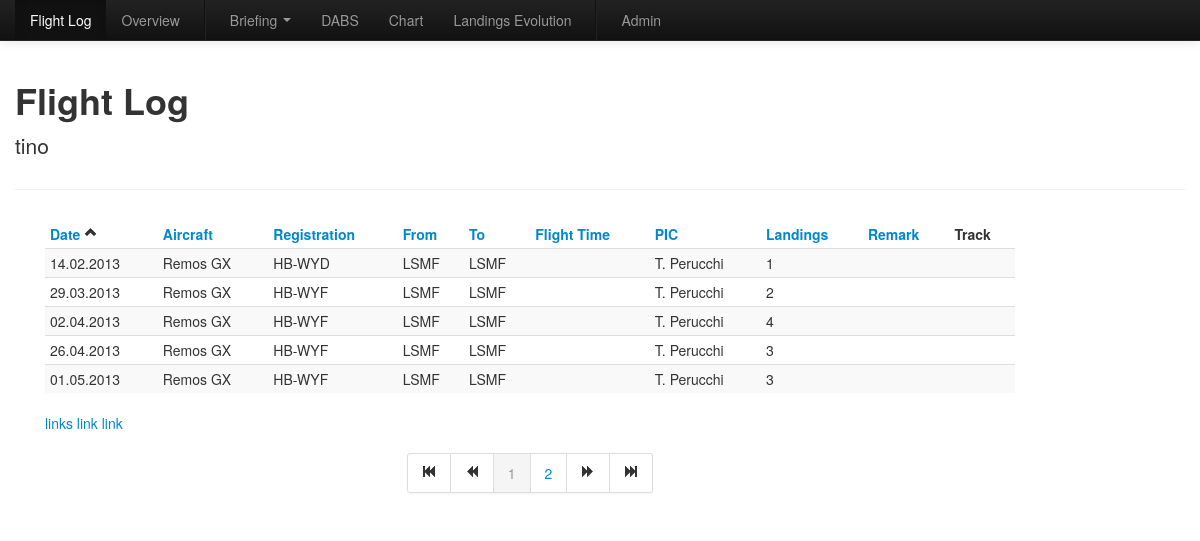
The page /flightlog.html (signed in) on the database its author committed.
### flightlog/models.py (models this page shows, shortened)
class Flight(models.Model):
    OPERATION = (('se','Single Engine'),
                 ('me','Multiple Engine'))
    FUNCTION = (('pic','PIC'),
                ('copi','Copi'),
                ('dual','Dual'),
                ('instructor','Instructor'))
    owner = models.ForeignKey(User,related_name='flights')
    aircraft = models.ForeignKey(Aircraft, related_name='flights')
    date = models.DateField(default=datetime.now)
    fromAirport = models.CharField(max_length=4, verbose_name='from', default='LSMF')
    toAirport = models.CharField(max_length=4, verbose_name='to', default='LSMF')
    departure_time = models.TimeField()
    arrival_time = models.TimeField()
    operation = models.CharField(max_length=20, choices=OPERATION, default='se')
    pic = models.ForeignKey(Pilot, related_name='flights')
    landings = models.PositiveIntegerField(default=1)
    night = models.BooleanField(default=False)
    ifr = models.BooleanField(default=False)
    function = models.CharField(max_length=20, choices=FUNCTION, default='pic')
    remark = models.TextField(blank=True)
    gpsdata = models.FileField(upload_to='documents/%Y/%m/%d/%H/%M/%S/', blank=True)
    def flightTime(self):
        start = self.departure_time
        end = self.arrival_time
        startdelta=timedelta(hours=start.hour,minutes=start.minute,seconds=start.second)
        enddelta=timedelta(hours=end.hour,minutes=end.minute,seconds=end.second)
        d =(enddelta-startdelta)
        return int(d.total_seconds())
    def flightTimeFormatted(self):
        return utilities.flightTimeFormatted(self.flightTime())

class Aircraft(models.Model):
    MODELS = (('remosGx', 'Remos GX'),
              ('ch60', 'CH 60'))
    REGISTRATIONS = (('hbwyd','HB-WYD'),
                     ('hbwyf','HB-WYF'),
                     ('hbwyg','HB-WYG'),
                     ('hbykm','HB-YKM'))
    owner = models.ForeignKey(User, related_name='aircrafts')
    model = models.CharField(max_length=10, choices=MODELS)
    registration = models.CharField(max_length=6, choices=REGISTRATIONS)

class Pilot(models.Model):
    owner = models.ForeignKey(User, related_name='pilots')
    name = models.CharField(max_length=15)
    lastName = models.CharField(max_length=15)
    def __unicode__(self):
        return self.name[0] + ". " +self.lastName

### flightlog/views.py (the view)
# urls.py: url(r'^overview/(?P<year>\d+)/', 'flightlog.views.overview'),
@login_required
def flightlog(request):
    user_profile = request.user.account
    expireData = user_profile.expireData
    print expireData
    sort = request.GET.get('sort')
    page = request.GET.get('page')
    if sort is None:
        sort = 'date'
    sortBySuffix = '&sort=%s' % sort
    flights = M.Flight.objects.filter(owner=request.user)
    if page is None:
        toggleSort(sort)
    if sort == 'flight_time':
        if headers['flight_time'] == "des":
            flights = sorted(flights, key=lambda a: a.flightTime(), reverse=True)
        else:
            flights = sorted(flights, key=lambda a: a.flightTime())
    else:
        flights = flights.order_by(sort)
        if headers[sort] == "des":
            flights = flights.reverse()
    paginator = Paginator(flights, 5)
    page = request.GET.get('page')
    try:
        gamesPage = paginator.page(page)
    except PageNotAnInteger:
        gamesPage = paginator.page(1)
    except EmptyPage:
        gamesPage = paginator.page(1) #paginator.num_pages)
    finally:
        HALF_RANGE = 5
        RANGE_SIZE = 2*HALF_RANGE + 1
        minPage = max(1, min(gamesPage.number - HALF_RANGE, paginator.num_pages - RANGE_SIZE + 1))
        maxPage = min(max(gamesPage.number + HALF_RANGE, RANGE_SIZE), paginator.num_pages)
        displayedPages = range(minPage, maxPage+1)
    return django.shortcuts.render(request,
                                   'flightlog/flightlog.html',
                                   {'games_list' : gamesPage,
                                   'sorted_by_suffix' : sortBySuffix,
                                   'displayed_pages' : displayedPages,
                                   'flights': flights})

### flightlog/views.py (called while the page is built)
def toggleSort(sort):
    if headers[sort] == "des":
        headers[sort] = "asc"
    else:
        headers[sort] = "des"

### templates/flightlog/flightlog.html (shortened to what this page needs)
{% extends "flightlog/base.html" %}
{% block navigation_log %}class="active"{% endblock %}
{% block content_header %}
<div class="page-header">
	<h1>Flight Log</h1>
    <p class="lead"> {{ user.username}}</p>
</div>
{% endblock %}
{% block content %}
<div class="span10 offset0">
   {% if games_list %}
   <table id="myTable" class="table table-striped table-condensed table-hover">
      <thead>
         <tr>
            <th><a href="flightlog.html?sort=date">Date <i class="icon-chevron-up"></a></th>
            <th><a href="flightlog.html?sort=aircraft__model">Aircraft </a></th>
            <th><a href="flightlog.html?sort=aircraft__registration">Registration </a></th>
            <th><a href="flightlog.html?sort=fromAirport">From</a></th>
            <th><a href="flightlog.html?sort=toAirport">To</a></th>
            <th><a href="flightlog.html?sort=flight_time">Flight Time </a></th>
            <th><a href="flightlog.html?sort=pic">PIC </a></th>
            <th><a href="flightlog.html?sort=landings">Landings </a></th>
            <th><a href="flightlog.html?sort=remark">Remark </a></th>
            <th>Track</th>
         </tr>
      </thead>
      <tbody>
         {% for flight in games_list %}
         <tr>
            <td>{{ flight.date|date:"d.m.Y" }}</i></td>
            <td>{{ flight.aircraft.get_model_display }}</td>
            <td>{{ flight.aircraft.get_registration_display }}</td>
            <td>{{ flight.fromAirport }}</td>
            <td>{{ flight.toAirport }}</td>
            <td>{{ flight.flightTimeFormatted}}</td>
            <td>{{ flight.pic}}</td>
            <td>{{ flight.landings }}</td>
            <td>{% if flight.remark %}<a href="http://maps.google.com/maps/ms?{{ flight.remark }}" target="_blank"><i class="icon-globe"></i></a>{% endif %}</td>
            <td>{% if flight.gpsdata %}<a href="http://maps.google.com?q=127.0.0.1:8000/{{ flight.gpsdata.url }}"><i class="icon-globe"></i></a>{% endif %}</td>
         </tr>
         {% endfor %}
      </tbody>
   </table>
   {% else %}
   {% if date_title %}
   <p>This player did not participate during {{ date_title|lower }}.</p>
   {% else %}
   <p>No games are available for this player.</p>
   {% endif %}
   {% endif %}
   <a mimetype="application/vnd.google-earth.kml+xml" href="http://maps.google.com?q=https://dl.dropboxusercontent.com/u/92724279/VoloLucomagnoGE.kml"> links</a>
    <a mimetype="application/vnd.google-earth.kml+xml" href="https://maps.google.com/maps/ms?msa=0&msid=217968750089339292076.0004db9b4f5935a9169df" target="_blank"> link</a>
   <a mimetype="application/vnd.google-earth.kml+xml" href="https://sites.google.com/site/testxx1212/list/Volo%20Lucomagno%20GE.kml?attredirects=0&d=1"> link</a>
   {% if games_list.paginator.num_pages > 1 %}
    <div class="pagination pagination-centered">
    <ul>
    {% if games_list.has_previous %}
    <li><a href="flightlog.html?page=1{{ sorted_by_suffix }}"><i class="icon-fast-backward"></i></a></li>
    <li><a href="flightlog.html?page={{ games_list.previous_page_number }}{{ sorted_by_suffix }}""><i class="icon-backward"></i></a></li>
    {% else %}
    <li class="disabled"><a href="flightlog.html?page={{ games_list.number }}{{ sorted_by_suffix }}""><i class="icon-fast-backward"></i></a></li>
    <li class="disabled"><a href="flightlog.html?page={{ games_list.number }}{{ sorted_by_suffix }}""><i class="icon-backward"></i></a></li>
    {% endif %}
    {% for page in displayed_pages %}
    {% if page == games_list.number %}
    <li class="active"><a href="flightlog.html?page={{ page }}{{ sorted_by_suffix }}"">{{ page }}</a></li>
    {% else %}
    <li><a href="flightlog.html?page={{ page }}{{ sorted_by_suffix }}"">{{ page }}</a></li>
    {% endif %}
    {% endfor %}
    {% if games_list.has_next %}
    <li><a href="flightlog.html?page={{ games_list.next_page_number }}{{ sorted_by_suffix }}""><i class="icon-forward"></i></a></li>
    <li><a href="flightlog.html?page={{ games_list.paginator.num_pages }}{{ sorted_by_suffix }}""><i class="icon-fast-forward"></i></a></li>
    {% else %}
    <li class="disabled"><a href="flightlog.html?page={{ games_list.number }}{{ sorted_by_suffix }}""><i class="icon-forward"></i></a></li>
    <li class="disabled"><a href="flightlog.html?page={{ games_list.number }}{{ sorted_by_suffix }}""><i class="icon-fast-forward"></i></a></li>
    {% endif %}
    </ul>
    </div>
   {% endif %}
</div>
</div>
{% endblock %}

### rows shown on the page
Flight: date "14.02.2013", aircraft.model "Remos GX", aircraft.registration "HB-WYD", fromAirport "LSMF", toAirport "LSMF", pic "T. Perucchi", landings "1"
Flight: date "29.03.2013", aircraft.model "Remos GX", aircraft.registration "HB-WYF", fromAirport "LSMF", toAirport "LSMF", pic "T. Perucchi", landings "2"
Flight: date "02.04.2013", aircraft.model "Remos GX", aircraft.registration "HB-WYF", fromAirport "LSMF", toAirport "LSMF", pic "T. Perucchi", landings "4"
Flight: date "26.04.2013", aircraft.model "Remos GX", aircraft.registration "HB-WYF", fromAirport "LSMF", toAirport "LSMF", pic "T. Perucchi", landings "3"
Flight: date "01.05.2013", aircraft.model "Remos GX", aircraft.registration "HB-WYF", fromAirport "LSMF", toAirport "LSMF", pic "T. Perucchi", landings "3"

### other values the page prints
{{ user.username }} "tino"
{{ page }} "1"
{{ page }} "2"
